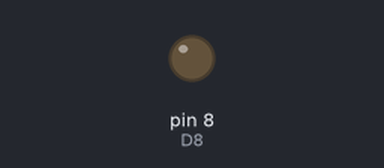
The sketch below on a simulated Arduino Uno, built with avr-gcc and run on an emulated ATmega328P. Parts: output pins drawn as LEDs (lit = HIGH).

Above: at 0.6 s.
At 2.8 s:
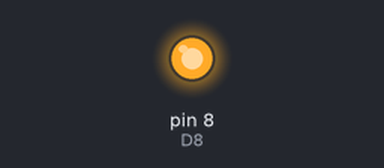
Timing chart, 0 to 3.1 s (numbered marks = the images above):
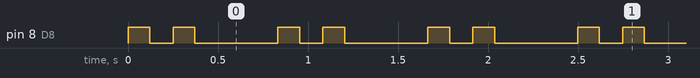

The sketch:

Ornek1_KalpMonitoru.ino
```cpp
/*
  ROBOTİK KODLAMA 10 - 7. HAFTA - ÖRNEK 1 (TEMEL): KALP MONİTÖRÜ  (1 LED)
  ----------------------------------------------------------------------
  Senaryo : Kızılay Haftası. İlk yardım eğitiminde kullanılan bir kalp monitörü kalbin
            "lub-dub" vuruşunu bir LED ile gösterir. Dakikada 72 atım = her atım 833 ms.
  Kazanım : Tek LED'li devrenin çalışma mantığını anlatmak ve kurmak (delay ile ritim üretmek).

  MALZEME LİSTESİ
    Bileşen              Adet   Bağlandığı yer
    Arduino Uno           1     -
    Breadboard            1     -
    LED (kırmızı)         1     Uzun bacak (anot) dirençten gelir, kısa bacak (katot) GND hattında
    Direnç 220 ohm        1     D8 ile LED anodu arasında
    Jumper kablo          2     D8 -> direnç, GND -> mavi (-) hat

  DEVRE (adım adım)
    1) Arduino GND -> breadboard mavi (-) hat.
    2) LED'in kısa bacağını (katot) mavi hatta bağla, uzun bacağı (anot) ayrı bir sütuna tak.
    3) Anot sütununa 220 ohm direnç tak; direncin diğer ucundan Arduino D8'e kablo çek.

  TINKERCAD: Arduino Uno + Breadboard Small + LED + Resistor (220 ohm). Code > Text > kodu yapıştır > Start Simulation.
*/

void setup() {
  pinMode(8, OUTPUT);     // D8: kalp LED'i çıkış
}

void loop() {
  digitalWrite(8, HIGH);  // 1. vuruş (lub): kalp kasıldı, LED yandı
  delay(120);             // 120 ms yanık kal
  digitalWrite(8, LOW);   // gevşeme: LED söndü
  delay(130);             // 130 ms kısa ara
  digitalWrite(8, HIGH);  // 2. vuruş (dub): LED tekrar yandı
  delay(120);             // yine 120 ms yanık kal
  digitalWrite(8, LOW);   // gevşeme: LED söndü
  delay(463);             // dinlenme: tur toplamı 833 ms olsun
}

/*
  DEĞİŞTİR VE GÖZLE
    - Son delay(463) değerini 263 yap. Tur 633 ms olur: 60000 / 633 = yaklaşık 95 atım/dk
      (koşu sonrası kalp gibi hızlanır).
    - İkinci vuruşun 3 satırını sil (digitalWrite HIGH, delay(120), digitalWrite LOW).
      LED 120 ms yanar, 130 + 463 = 593 ms söner: tur 713 ms, yaklaşık 84 atım/dk.

  TOPLAM SÜRE (doğrulama): 120 + 130 + 120 + 463 = 833 ms -> 60000 / 833 = 72 atım/dk
*/
```

Measured:
- by itself, pin 8 (D8): repeats every 0.83 s: LOW 0.13 s, HIGH 0.12 s, LOW 0.46 s, HIGH 0.12 s
- by itself, everything shown: repeats every 0.83 s, in 4 steps
